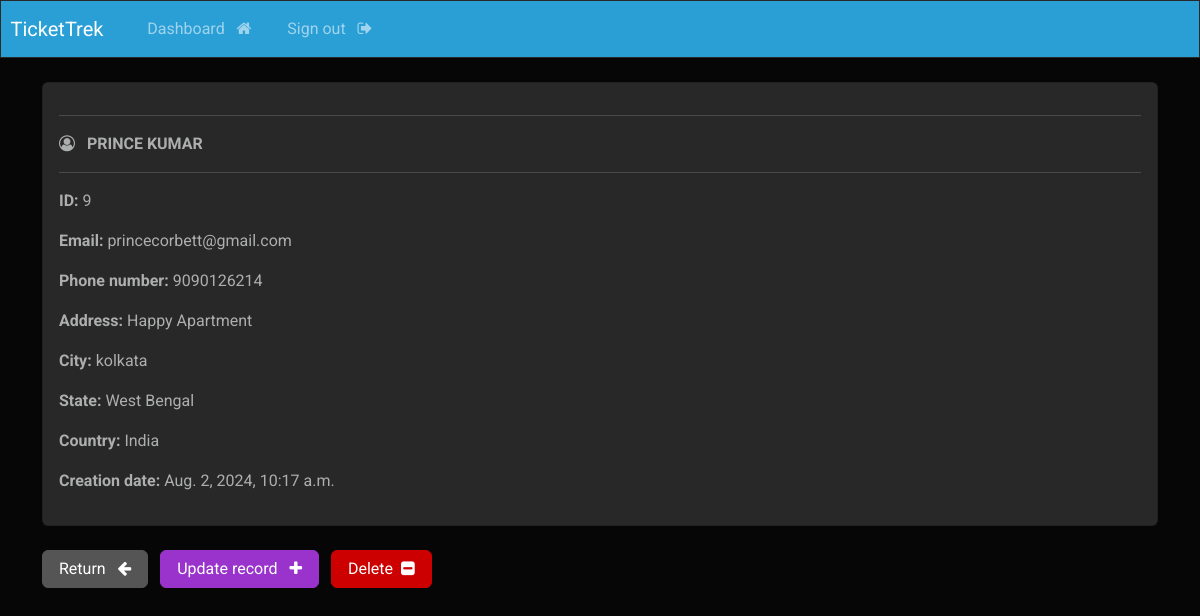
The app's page /record/9 (signed in), older data.
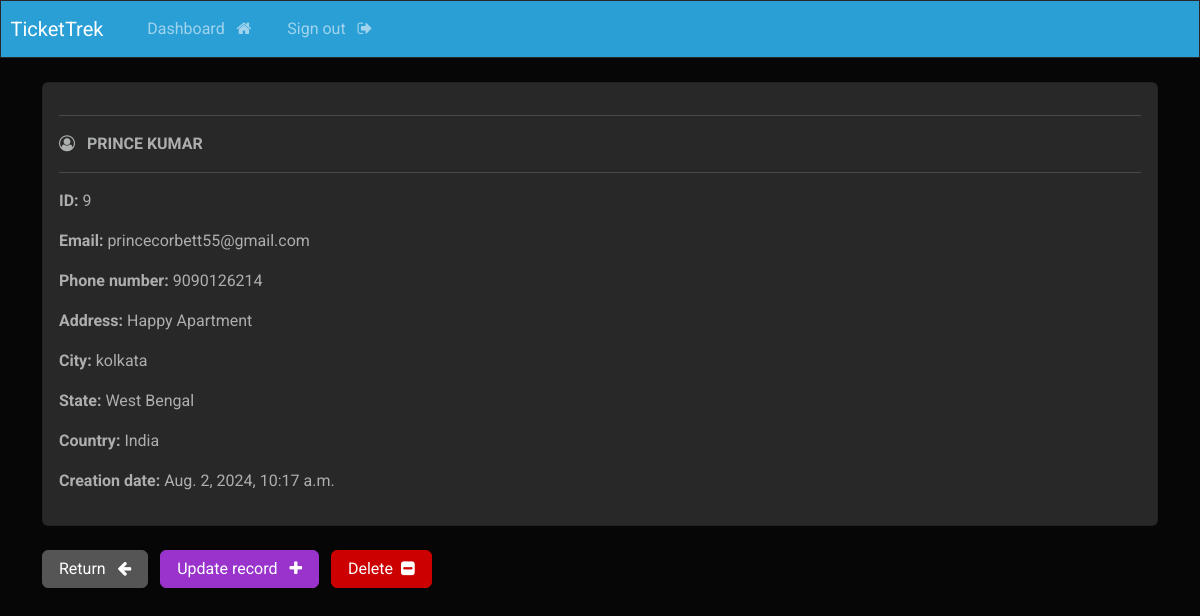
The same page, newer data.
### CRMapp/models.py (models this page shows, shortened)
class Record(models.Model):
    creation_date = models.DateTimeField(auto_now_add=True)
    first_name = models.CharField(max_length=100)
    last_name = models.CharField(max_length=100)
    email = models.EmailField(max_length=300)
    phone = models.CharField(max_length=20)
    address = models.CharField(max_length=300)
    city = models.CharField(max_length=300)
    state = models.CharField(max_length=300, default='default_state')
    country = models.CharField(max_length=100)

### CRMapp/views.py (the view)
# urls.py: path('record/<int:pk>', views.view_record, name="record"),
@login_required(login_url='my-login')
def view_record(request, pk):
    all_records = Record.objects.get(id=pk)
    context = {'record': all_records}
    return render(request,'CRMapp/view-record.html', context=context)

### CRMapp/templates/CRMapp/view-record.html (shortened to what this page needs)
{% extends 'CRMapp/base.html' %}
{% block content %}
    <div class="card">
        <div class="card-body">
  <hr>
            <i class="fa fa-user-circle-o" aria-hidden="true"></i> &nbsp;
            <strong>
                {{record.first_name|upper}}
                {{record.last_name|upper}}
            </strong>
            <hr>
            <p> <strong> ID: </strong> {{record.id}} </p>
            <p> <strong> Email: </strong> {{record.email}} </p>
            <p> <strong> Phone number: </strong> {{record.phone}} </p>
            <p> <strong> Address: </strong> {{record.address}} </p>
            <p> <strong> City: </strong> {{record.city}} </p>
            <p> <strong> State: </strong> {{record.state}} </p>
            <p> <strong> Country: </strong> {{record.country}} </p>
            <p> <strong> Creation date: </strong> {{record.creation_date}} </p>
        </div>
    </div>
    <br>
    <a href="{% url 'dashboard' %}" class="btn btn-secondary"> Return &nbsp; <i class="fa fa-arrow-left" aria-hidden="true"></i> </a>
    <a href="{% url 'update-record' record.id %}" class="btn btn-info"> Update record &nbsp; <i class="fa fa-plus" aria-hidden="true"></i> </a>
    <a href="{% url 'delete-record' record.id %}" class="btn btn-danger"> Delete &nbsp;<i class="fa fa-minus-square" aria-hidden="true"></i> </a>
{% endblock %}

Row changes from the older to the newer data that the page shows:
changed Record "PRINCE": email "princecorbett@gmail.com" → "princecorbett55@gmail.com"
